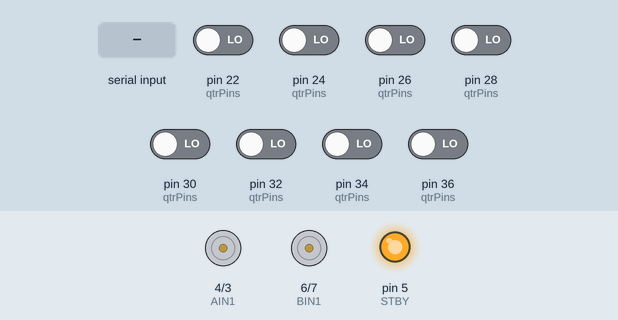
This sketch was run on a simulated Arduino Mega 2560, built with avr-gcc and run on an emulated ATmega2560. Parts: motor-driver pin pairs drawn as motors (green arrow = first pin HIGH = forward, orange = second pin HIGH = backward, longer = more drive, scaled by the enable pin, stopped while the standby pin is LOW), output pins drawn as LEDs (lit = HIGH). The test bench sets the inputs (shaded band); at power-on: pin 22 (qtrPins), pin 24 (qtrPins), pin 26 (qtrPins), pin 28 (qtrPins), pin 30 (qtrPins), pin 32 (qtrPins), pin 34 (qtrPins), pin 36 (qtrPins) LOW.

Above: at 6.4 s.
6.5 s: "F\n" received over the second serial link
At 7.8 s:
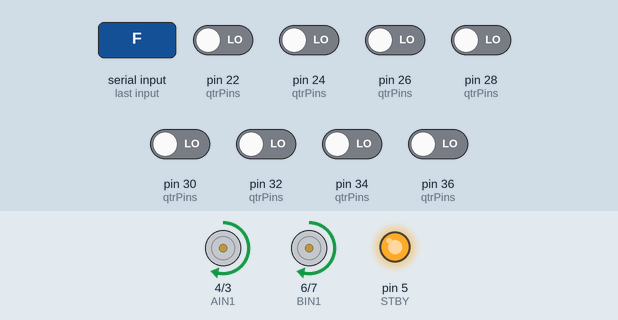
8.1 s: "B\n" received over the second serial link
At 9.3 s:
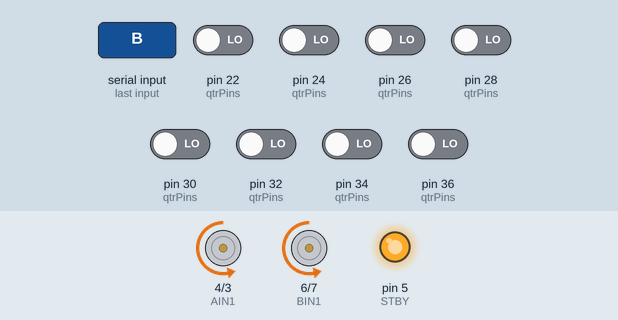
9.6 s: "L\n" received over the second serial link
At 10.9 s:
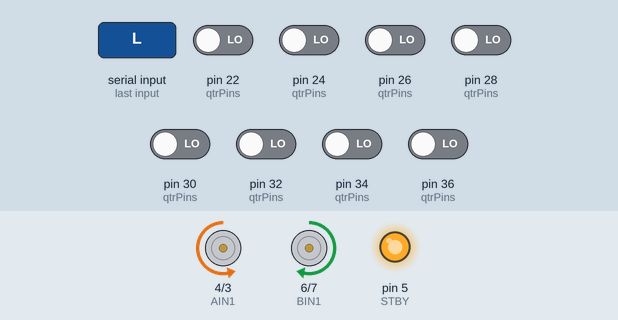
11.2 s: "R\n" received over the second serial link
At 12.6 s:
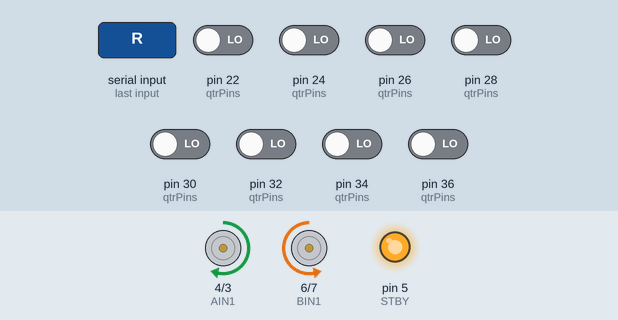
Timing chart, 0 to 13.7 s (numbered marks = the images above; inputs shaded):
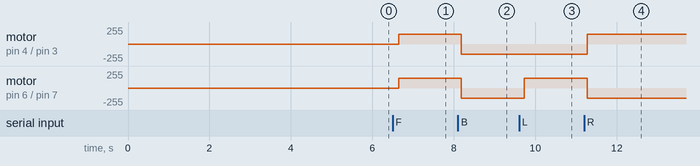

Measured:
- after the input at 6.5 s, motor on pin 4 (AIN1) / pin 3 (AIN2), motor on pin 6 (BIN1) / pin 7 (BIN2): stopped → forward 150/255 after 0.14 s
- after the input at 8.1 s, motor on pin 4 (AIN1) / pin 3 (AIN2), motor on pin 6 (BIN1) / pin 7 (BIN2): forward 150/255 → backward 150/255 after 0.09 s
- after the input at 9.6 s, motor on pin 6 (BIN1) / pin 7 (BIN2): backward 150/255 → forward 150/255 after 0.13 s
- after the input at 11.2 s, motor on pin 4 (AIN1) / pin 3 (AIN2): backward 150/255 → forward 150/255 after 0.08 s; motor on pin 6 (BIN1) / pin 7 (BIN2): forward 150/255 → backward 150/255 after 0.08 s

The sketch:

QTR8RC_Mega_Controller.ino
```cpp
#include <QTRSensors.h>

/* ================= QTR ================= */
#define NUM_SENSORS 8

uint8_t qtrPins[NUM_SENSORS] = {
  36, 34, 32, 30, 28, 26, 24, 22
};

uint16_t qtrValues[NUM_SENSORS];
QTRSensors qtr;

/* ================= MOTOR (TB6612FNG) ================= */
#define PWMA 2
#define AIN1 4
#define AIN2 3

#define PWMB 8
#define BIN1 6
#define BIN2 7

#define STBY 5

/* ================= CONTROL ================= */
int speedVal = 150;

/* ================= SETUP ================= */
void setup() {
  Serial3.begin(9600);   // ESP8266

  // Motor pins
  pinMode(PWMA, OUTPUT);
  pinMode(AIN1, OUTPUT);
  pinMode(AIN2, OUTPUT);

  pinMode(PWMB, OUTPUT);
  pinMode(BIN1, OUTPUT);
  pinMode(BIN2, OUTPUT);

  pinMode(STBY, OUTPUT);
  digitalWrite(STBY, HIGH);   // enable driver

  // QTR init
  qtr.setTypeRC();
  qtr.setSensorPins(qtrPins, NUM_SENSORS);
  qtr.setTimeout(2500);

  // QTR calibration (simple)
  for (int i = 0; i < 150; i++) {
    qtr.calibrate();
    delay(10);
  }
}

/* ================= LOOP ================= */
void loop() {

  /* ---- RECEIVE COMMAND FROM ESP ---- */
  if (Serial3.available()) {
    String cmd = Serial3.readStringUntil('\n');
    cmd.trim();
    handleCommand(cmd);
  }

  /* ---- SEND QTR DATA (CLEAN & SLOW) ---- */
  qtr.read(qtrValues);

  Serial3.print("QTR: ");
  for (int i = 0; i < NUM_SENSORS; i++) {
    Serial3.print(qtrValues[i]);
    if (i < NUM_SENSORS - 1) Serial3.print(" | ");
  }
  Serial3.println();

  delay(150);   // slow = readable
}

/* ================= COMMAND HANDLER ================= */
void handleCommand(String c) {

  if (c == "F")       move(speedVal, speedVal);
  else if (c == "B")  move(-speedVal, -speedVal);
  else if (c == "L")  move(-speedVal, speedVal);
  else if (c == "R")  move(speedVal, -speedVal);
  else if (c == "S")  move(0, 0);

  else if (c.startsWith("SPD:")) {
    speedVal = constrain(c.substring(4).toInt(), 0, 255);
  }
}

/* ================= MOTOR CONTROL ================= */
void move(int left, int right) {
  motor(PWMA, AIN1, AIN2, left);
  motor(PWMB, BIN1, BIN2, right);
}

void motor(int pwm, int in1, int in2, int val) {
  if (val > 0) {
    digitalWrite(in1, HIGH);
    digitalWrite(in2, LOW);
  }
  else if (val < 0) {
    digitalWrite(in1, LOW);
    digitalWrite(in2, HIGH);
    val = -val;
  }
  else {
    digitalWrite(in1, LOW);
    digitalWrite(in2, LOW);
  }
  analogWrite(pwm, val);
}
```
